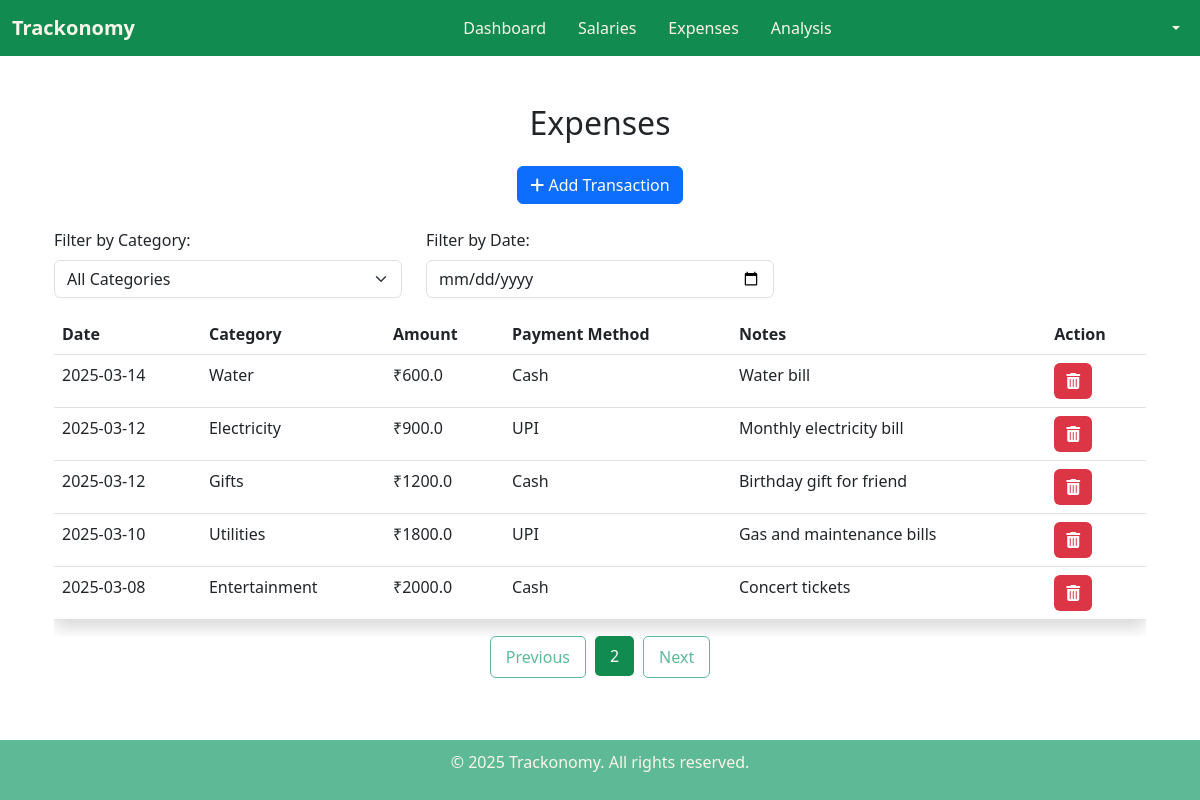
Screenshot of /expenses?page=2&category=&date= (signed in) with the database file from the repository.
### tables this page shows
CREATE TABLE expenses (
            id INTEGER PRIMARY KEY AUTOINCREMENT,
            user_id INTEGER NOT NULL,
            amount REAL NOT NULL,
            category TEXT NOT NULL,
            date TEXT NOT NULL,
            description TEXT,
            payment_method TEXT NOT NULL, recurring INTEGER DEFAULT 0, last_added DATE, salary_id INTEGER,
            FOREIGN KEY (user_id) REFERENCES users (id)
        );

### app.py (the view)
@app.route('/expenses')
def expenses():
    if 'username' not in session:
        return redirect(url_for('login'))
    user_id = session['user_id']
    page = request.args.get('page', 1, type=int)
    category = request.args.get('category', '', type=str)
    date = request.args.get('date', '', type=str)
    limit = 5  # Show 5 expenses per page
    offset = (page - 1) * limit
    conn = get_db_connection()
    cursor = conn.cursor()
    cursor.execute("SELECT id, amount, salary_type FROM salaries WHERE user_id = ?", (user_id,))
    salaries = cursor.fetchall()
    query_count = "SELECT COUNT(*) FROM expenses WHERE user_id = ?"
    params_count = [user_id]
    query = "SELECT * FROM expenses WHERE user_id = ?"
    params = [user_id]
    if category:
        query += " AND category = ?"
        params.append(category)
        query_count += " AND category = ?"
        params_count.append(category)
    if date:
        query += " AND date = ?"
        params.append(date)
        query_count += " AND date = ?"
        params_count.append(date)
    query += " ORDER BY date DESC LIMIT ? OFFSET ?"
    params.extend([limit, offset])
    cursor.execute(query_count, params_count)
    total_expenses = cursor.fetchone()[0]
    total_pages = (total_expenses + limit - 1) // limit  # Calculate total pages
    cursor.execute(query, params)
    expenses = cursor.fetchall()
    conn.close()
    return render_template(
        'expenses.html',
        expenses=expenses,
        page=page,
        total_pages=total_pages,
        category=category,
        date=date,
        salaries=salaries
    )

### app.py (called while the page is built)
def get_db_connection():
    conn = sqlite3.connect(DATABASE)
    conn.row_factory = sqlite3.Row  # Allows fetching results as dictionaries
    return conn

### templates/expenses.html (shortened to what this page needs)
{% extends 'base.html' %}
{% block content %}
<link rel="stylesheet" href="https://cdn.jsdelivr.net/npm/bootstrap@5.3.0/dist/css/bootstrap.min.css">
<div class="container mt-4">
    <h2 class="text-center mb-4">Expenses</h2>
    <div class="text-center mb-4">
        <button class="btn btn-primary" onclick="openPopup()">
            <i class="fas fa-plus"></i> Add Transaction
        </button>
    </div>
    <div class="row mb-3">
        <div class="col-md-4">
            <label for="categoryFilter" class="form-label">Filter by Category:</label>
            <select id="categoryFilter" class="form-select" onchange="applyFilters()">
                <option value="">All Categories</option>
            </select>
        </div>
        <div class="col-md-4">
            <label for="dateFilter" class="form-label">Filter by Date:</label>
            <input type="date" id="dateFilter" class="form-control" onchange="applyFilters()">
        </div>
    </div>
    <div class="table-responsive">
        <table class="table table-hover shadow rounded" style="background-color: #FBF6E9;">
            <thead style="background-color: #E3F0AF; color: #333;">
                <tr>
                    <th>Date</th>
                    <th>Category</th>
                    <th>Amount</th>
                    <th>Payment Method</th>
                    <th>Notes</th>
                    <th>Action</th>
                </tr>
            </thead>
            <tbody>
                {% if expenses %}
                {% for expense in expenses %}
                    <tr>
                        <td>{{ expense[4] }}</td>
                        <td>{{ expense[3] }}</td>
                        <td>₹{{ expense[2] }}</td>
                        <td>{{ expense[6] }}</td>
                        <td>{{ expense[5] }}</td>
                        <td>
                            <form action="{{ url_for('delete_transaction', transaction_id=expense[0]) }}" method="post">
                                <button type="submit" class="btn btn-danger">
                                    <i class="fas fa-trash-alt"></i>
                                </button>
                            </form>
                        </td>
                    </tr>
                {% endfor %}
                {% else %}
                    <tr>
                        <td colspan="6" class="text-center">No expenses available.</td>
                    </tr>
                {% endif %}
            </tbody>
        </table>
    </div>
</div>
<nav>
    <ul class="pagination justify-content-center">
        {% if page > 1 %}
            <li class="page-item">
                <a class="page-link" href="{{ url_for('expenses', page=page-1, category=request.args.get('category', ''), date=request.args.get('date', '')) }}">Previous</a>
            </li>
        {% endif %}
        <li class="page-item active">
            <span class="page-link">{{ page }}</span>
        </li>
        {% if page < total_pages %}
            <li class="page-item">
                <a class="page-link" href="{{ url_for('expenses', page=page+1, category=request.args.get('category', ''), date=request.args.get('date', '')) }}">Next</a>
            </li>
        {% endif %}
    </ul>
</nav>
{% endblock %}

### templates/base.html (style rules this page uses)
body { color: #333; font-family: 'Poppins', sans-serif; min-height: 100vh; display: flex; flex-direction: column; }

### templates/expenses.html (style rules this page uses)
.btn-danger { background-color: #dc3545; border: none; }
.pagination { display: flex; list-style: none; padding: 0; }
.page-item { margin: 0 5px; }
.page-link { padding: 8px 15px; text-decoration: none; border-radius: 5px; border: 1px solid #5DB996; color: #5DB996; transition: all 0.3s ease; }
.page-item.active .page-link { background-color: #118B50; color: white; border: none; cursor: default; }

### rows the page displays
expenses: date "2025-03-14", category "Water", amount "600.0", payment_method "Cash", description "Water bill"
expenses: date "2025-03-12", category "Electricity", amount "900.0", payment_method "UPI", description "Monthly electricity bill"
expenses: date "2025-03-12", category "Gifts", amount "1200.0", payment_method "Cash", description "Birthday gift for friend"
expenses: date "2025-03-10", category "Utilities", amount "1800.0", payment_method "UPI", description "Gas and maintenance bills"
expenses: date "2025-03-08", category "Entertainment", amount "2000.0", payment_method "Cash", description "Concert tickets"

### other values shown
{{ page }} "2"
